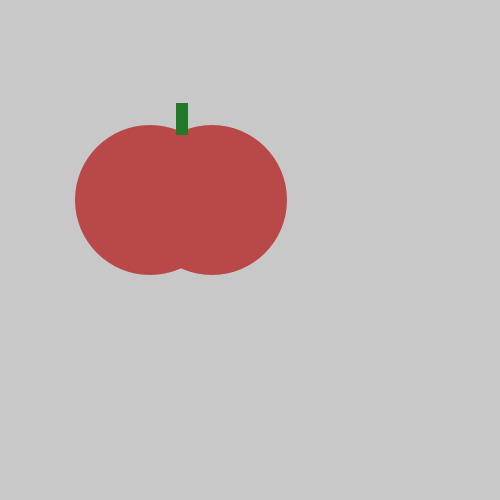
Frame 1 (no input)
Frame 60 (the mouse pressed at the canvas centre just before this capture): identical to frame 1, image omitted
Frame 120 (the mouse held since frame 60 and released just before this capture): identical to frame 1, image omitted

The Processing sketch that drew this single still picture (run headless with seeded random() and noise(); from frame 60 on, the mouse is pressed at the canvas centre):

// Processing sketch: tasty_tomato
// ── tasty_tomato.pde
void setup() {
    size(500, 500);
}
void draw() {
    background(200, 200, 200);
    noStroke();
    fill(185, 73, 73, 500);
    ellipse(150, 200, 150, 150);
    ellipse(212, 200, 150, 150);
    fill(33, 121, 39, 500);
    rect(176, 103, 12, 32);
}
